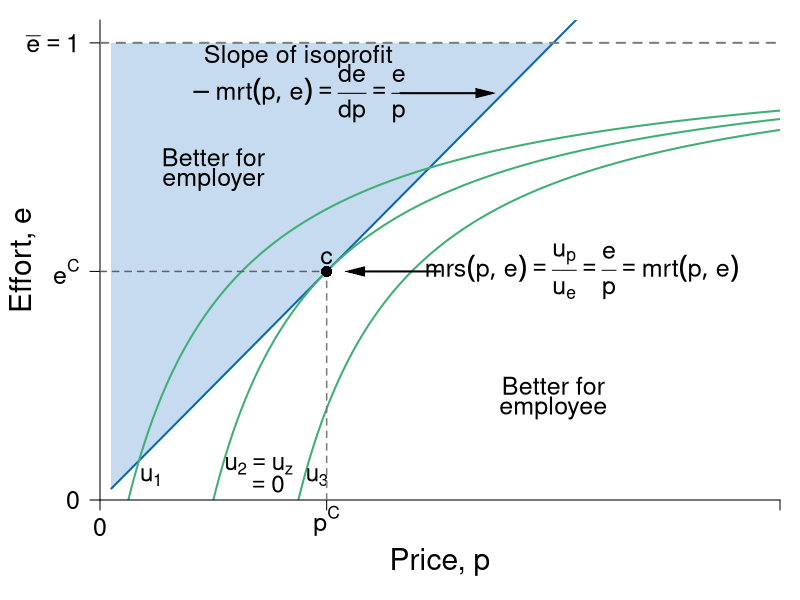

Generate this figure with R:
require(shape)
pdf(file = "employment/employment_price_ed.pdf", width = 9, height = 7)

#Set parameters for graphics
axislabelsize <- 1.8
labelsize <- 1.5
namesize <- 1.8
annotatesize <- 1.5
graphlinewidth <- 2
segmentlinewidth <- 1.5

COL <- c("#7fc97f", "#beaed4", "#fdc086", "#ffff99", "#386cb0", "#f0027f", "#bf5b17", "#666666")
COLA <- c("#e0f3db", "#99d8c9","#66c2a4","#41ae76", "#238b45", "#005824")
COLB <- c("#c6dbef", "#4eb3d3", "#2b8cbe", "#0868ac","#084081")
COLC <- c("#fcfbfd", "#efedf5", "#dadaeb", "#bcbddc", "#9e9ac8", "#807dba", "#6a51a3", "#54278f", "#3f007d")
grays <- gray.colors(25, start = 1, end = 0)

#Parameters for figures
u1 <- 4
u2 <- 10
u3 <- 16
a1 <- 2
a2 <- 2
a3 <- 2

indiffFn1 <- function(y, u1 = 4.5, a1 = 2) {
  1 - (a1) / (y - u1)
}

indiffFn2 <- function(y, u2 = 10.5, a2 = 2) {
  1 - (a2) / (y - u2)
}

indiffFn3 <- function(y, u3 = 16.5, a3 = 2) {
  1 - (a3) / (y - u3)
}

PCFn <- function(delta, mu = 16) {
  delta/mu
}

#The derivative for the function q = 1 - delta/(p - u) = delta/p - u)^2;
#From that we get the derivative and substitute in the relevant values
#for delta, u and p; that is we get a slope of 1/32
#But we also need the intercept; 0.375 above, or q/2 as it stood
tangentLine <- function(w){
  0.375 + (1/32)*w
}

par(mar =  c(5, 5, 1, 1))
xlims <- c(0, 12)
ylims <- c(0, 1.05)


plot(0, 0, xlim = xlims, ylim = ylims, type = "n",
     xlab = expression(paste("Price, ", p)),
     ylab = expression(paste("Effort, ", e)),
     xaxt = "n", 
     yaxt = "n",
     cex.lab = axislabelsize, 
     bty = "n", 
     xaxs="i", 
     yaxs="i")


xpoly1 <- seq(from = xlims[1] + 0.2, to = 8, length.out = 500)
ypoly1 <- PCFn(xpoly1, mu = 8)
polygon(x = c(xpoly1, rev(xpoly1[1])), y = c(ypoly1, rev(ypoly1)[1]), col=COLB[1], density=NULL, border = NA)


npts <- 500 
xx1 <- seq(u1 + a1 + 0.1, xlims[2], length.out = npts)
xx2 <- seq(u2 + a2 + 0.1, xlims[2], length.out = npts)
xx3 <- seq(3, xlims[2], length.out = npts)
xx4 <- seq(7, 17, 0.01)
xx5 <- seq(xlims[1] + 0.2, xlims[2], length.out = npts)
xx6 <- seq(xlims[1], 20, length.out = npts)


#Draw the lines for the graphs
lines(xx5, PCFn(xx5, mu = 8), col = COLB[4], lwd = graphlinewidth)
lines(xx5, indiffFn1(xx5, u1 = 0), col = COLA[4], lwd = graphlinewidth)
lines(xx5, indiffFn1(xx5, u1 = -1.5), col = COLA[4], lwd = graphlinewidth)
lines(xx3, indiffFn1(xx3, u1 = 1.5), col = COLA[4], lwd = graphlinewidth)
#lines(xx6, prodFn2(xx6), col = COLB[4], lwd = graphlinewidth)

#Customize ticks and labels for the plot
ticksy <- c(0, PCFn(delta = 4, mu = 8), 1, 1.1)
ylabels <- c(0, expression(paste(e^C)), expression(paste(bar(e) == 1) ), NA)
ticksx <- c(0, 4, xlims[2])
xlabels <- c(0, expression(paste(p^C)), NA)
axis(1, at = ticksx, pos = 0, labels = xlabels, cex.axis = labelsize)
axis(2, at = ticksy, pos = 0, labels = ylabels, las = 1,cex.axis = labelsize)

#Annotation of the three indifference curves
text(0.9, 0.05, expression(paste(u[1])), cex = labelsize-0.05)
text(2.8, 0.075, expression(paste(u[2] == u[z])), cex = labelsize-0.05)
text(2.915, 0.035, expression(paste(phantom() == 0)), cex = labelsize-0.05)
text(3.825, 0.05, expression(paste(u[3])), cex = labelsize-0.05)

#Line for the max quality, q = 1 
segments(0, 1, xlims[2], 1, lty = 2, col = grays[20], lwd = 2)
#Annotating line of 100% quality
#text(1.4, 1.025, expression(paste("Maximum level of effort, ", bar(e))))

#Add a point for the tangency
segments(4, 0, 4, PCFn(delta = 4, mu = 8), lty = 2, col = grays[20], lwd = segmentlinewidth)
segments(0, PCFn(delta = 4, mu = 8), 4, PCFn(delta = 4, mu = 8), lty = 2, col = grays[22], lwd = segmentlinewidth)
points(4, PCFn(delta = 4, mu = 8), pch = 16, col = "black", cex = labelsize)
text(4, PCFn(delta = 4, mu = 8) + 0.03, expression(paste(c)),cex = labelsize)


#Label the feasible frontier
text(2, 0.75, expression("Better for"), cex = labelsize)
text(2, 0.7, expression("employer"), cex = labelsize)


text(8, 0.25, expression("Better for"), cex = labelsize)
text(8, 0.2, expression("employee"), cex = labelsize)


text(3.5, 0.97, expression(paste("Slope of isoprofit")), cex = labelsize)
text(3.5, 0.89, expression(paste(-mrt(p,e) == frac(de,dp),phantom()==frac(e, p))), cex = labelsize)
Arrows(5.3, 0.89, 6.8, 0.89, col = "black", lty = 1, lwd = 2, arr.type = "triangle", arr.lwd = 0.5)

text(8.5, 0.5, expression(paste(mrs(p,e) == frac(u[p],u[e]),phantom()==frac(e, p),phantom() == mrt(p,e))), cex = labelsize, xpd = TRUE)
Arrows(6, 0.5, 4.5, 0.5, col = "black", lty = 1, lwd = 2, arr.type = "triangle", arr.lwd = 0.5)


dev.off()
